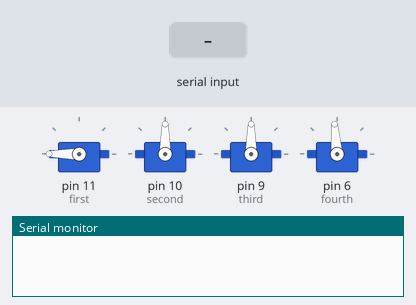
A sketch run on a simulated Arduino Uno, built with avr-gcc and run on an emulated ATmega328P. Shown: 4 × servo, the last lines printed to the serial monitor. The test bench sets the inputs (shaded band).

Above: at 1.2 s.
1.3 s: "<4>" received over Serial
At 3.3 s:
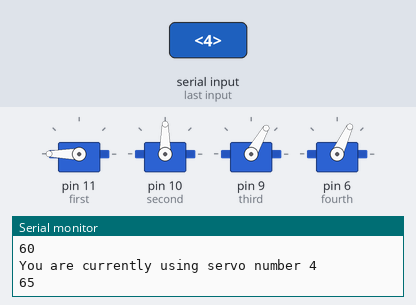
3.7 s: "<b>" received over Serial
At 6.2 s:
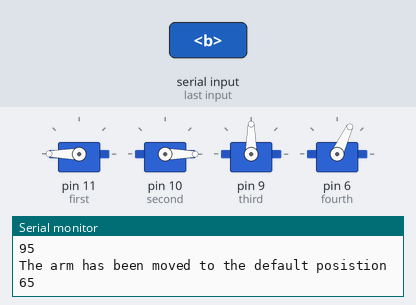
6.7 s: byte 111 ('o') received over Serial
At 7.7 s:
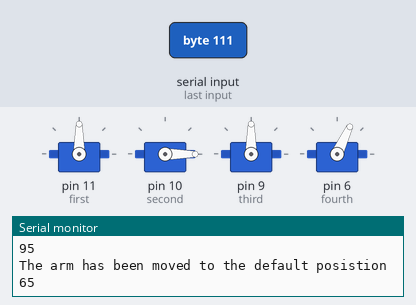
8.2 s: byte 98 ('b') received over Serial
At 8.97 s:
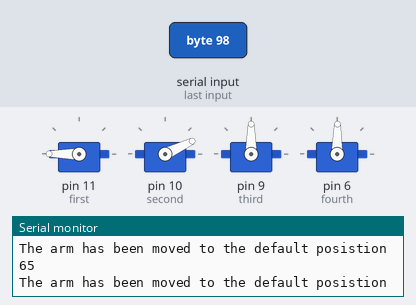
11.2 s: "<3>" received over Serial
At 13.3 s:
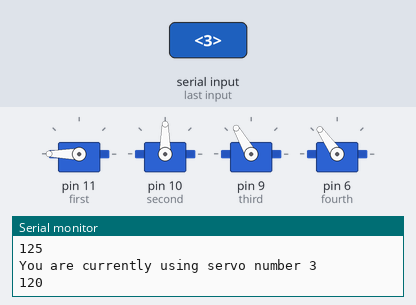
13.6 s: "<o>" received over Serial
At 14.5 s:
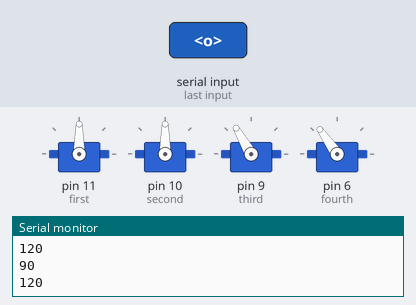
Timing chart, 0 to 16.2 s (numbered marks = the images above; inputs shaded):
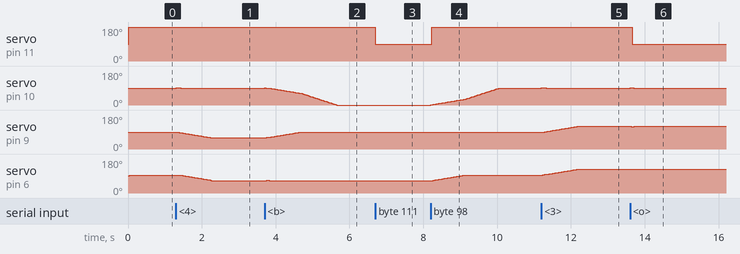

Measured:
- after the input at 1.3 s, servo on pin 10 (second): 90° → 91° at once, → 90° 0.12 s later; servo on pin 9 (third): moves from 90° to 60° over 0.89 s, starting at once; servo on pin 6 (fourth): moves from 95° to 65° over 0.88 s, starting after 0.09 s
- after the input at 3.7 s, servo on pin 9 (third): moves from 60° to 90° over 0.92 s, starting after 0.06 s; servo on pin 6 (fourth): 65° → 67° at once, → 65° 0.09 s later
- after the input at 6.7 s, servo on pin 11 (first): 180° → 90° at once
- after the input at 8.2 s, servo on pin 11 (first): 90° → 180° at once; servo on pin 10 (second): moves from 0° to 90° over 1.9 s, starting at once; servo on pin 6 (fourth): moves from 65° to 95° over 0.89 s, starting at once
- after the input at 11.2 s, servo on pin 10 (second): 90° → 91° at once, → 90° 0.12 s later; servo on pin 9 (third): moves from 90° to 120° over 0.88 s, starting after 0.09 s; servo on pin 6 (fourth): moves from 95° to 125° over 0.92 s, starting at once
- after the input at 13.6 s, servo on pin 11 (first): 180° → 90° after 0.06 s; servo on pin 10 (second): 90° → 91° at once, → 92° 0.03 s later, → 91° 0.03 s later, → 90° 0.03 s later; servo on pin 9 (third): 120° → 119° at once, → 118° 0.03 s later, → 119° 0.03 s later, → 120° 0.02 s later

The sketch:

sweep.ino
```cpp
#include <Servo.h>
const float pi = 3.1415926535;
int first = 11; //ports for each servo
int second = 10;
int third = 9;
int fourth = 6;
int cali4 = 5; //calibration becuase I hot glues stuff bad
int base1 = 180; //base position of servo
int base2 = 90;
int base3 = 90;
int base4 = 90;
int pos1 = base1; //setting posistion to base position
int pos2 = base2;
int pos3 = base3;
int pos4 = base4 + cali4;
int x = -1; //the x and y cords
int y = -1;
Servo clawServo; //make each servo
Servo servo2;
Servo servo3;
Servo servo4;
char servo = '3'; //which servo is being edited
int change = 30; //how much you change the servos position

void setup() {
  clawServo.attach(first); //attach each servo to their port1
  servo2.attach(second);
  servo3.attach(third);
  servo4.attach(fourth);
  Serial.begin(9600); //how fast you want the serial to read
  while (! Serial); //wait for serial to be ready
  Serial.println();
}

void loop() {
  x = 160 * cos(toRadians(pos4 - cali4)) + 160 * cos(toRadians((90 - pos3 + (pos4 - cali4))));
  y = 160 * sin(toRadians(pos4 - cali4)) + 160 * sin(toRadians((90 - pos3 + (pos4 - cali4))));

  if (Serial.available()) { //if there is something inputted into the serial
    char command = Serial.read(); //what is being read
    if (command == '3' || command == '4') { //if it is a number
      Serial.print("You are currently using servo number ");
      Serial.println(command);
      servo = command; //set the servo to be edited to the servo
    } else if (command == '<') { //decrement command
      if (servo == '3') {
        if (pos3 - change >= 0) {
          pos3 = pos3 - change;
          Serial.println(pos3);
        } else {
          Serial.println("This servo can't move past this angle");
        }
      } else if (servo == '4') {
        if (pos4 + change <= 180) {
          pos4 = pos4 + change;
          Serial.println(pos4);
        } else {
          Serial.println("This servo can't move past this angle");
        }
      }
    } else if (command == '>') { //increment command
      if (servo == '3') {
        if (pos3 + change <= 180) {
          pos3 = pos3 + change;
          Serial.println(pos3);
        } else {
          Serial.println("This servo can't move past this angle");
        }
      } else if (servo == '4') {
        if (pos4 - change >= 0) {
          pos4 = pos4 - change;
          Serial.println(pos4);
        } else {
          Serial.println("This servo can't move past this angle");
        }
      }
    } else if (command == 'o') {
      if (pos1 == 180) {
        pos1 = 90;
      } else if (pos1 == 90) {
        pos1 = 180;
      }
    } else if (command == 'b') {
      Serial.println("The arm has been moved to the default posistion");
      pos1 = base1; //position for each servo
      pos2 = base2;
      pos3 = base3;
      pos4 = base4 + cali4;
    }
  }

  if ((pos3 - pos4 + cali4 - 90) >= 0) { //perependicular
    pos2 = pos3 - pos4 + cali4 - 90;
  } else if((pos3 - pos4 + cali4 - 90) <= -180){ //perpendicular
    pos2 = 360+(pos3 - pos4 + cali4 - 90);
  } else if((pos3 - pos4 + cali4 - 90) >= -95 && (pos3 - pos4 + cali4 - 90) <= -85){ //stright up
    pos2 = 90;
  } else if((pos3 - pos4 + cali4 - 90) < -90){ //bleh don't know how to explain this in a nice and concise way...
    pos2 = 180;
  } else if((pos3 - pos4 + cali4 - 90) >-90){
    pos2 = 0;
  }

  //a smooth way of writing the servo (slowing stuff down)
  if (servo2.read() < pos2) {
    servo2.write(servo2.read() + 1);
    delay(15);
  }
  if (servo2.read() > pos2) {
    servo2.write(servo2.read() - 1);
    delay(15);
  }
  if (servo3.read() < pos3) {
    servo3.write(servo3.read() + 1);
    delay(15);
  }
  if (servo3.read() > pos3) {
    servo3.write(servo3.read() - 1);
    delay(15);
  }
  if (servo4.read() < pos4) {
    servo4.write(servo4.read() + 1);
    delay(15);
  }
  if (servo4.read() > pos4) {
    servo4.write(servo4.read() - 1);
    delay(15);
  }
  clawServo.write(pos1); //always writes a servo to its position
}

float toRadians(int degree) {
  return degree * pi / 180;
}
```
